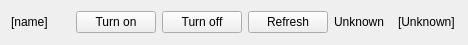
<?xml version="1.0" encoding="UTF-8"?>
<ui version="4.0">
 <class>QSwitchWidget</class>
 <widget class="QWidget" name="QSwitchWidget">
  <property name="geometry">
   <rect>
    <x>0</x>
    <y>0</y>
    <width>468</width>
    <height>45</height>
   </rect>
  </property>
  <property name="windowTitle">
   <string>Form</string>
  </property>
  <layout class="QGridLayout" name="gridLayout">
   <item row="0" column="0">
    <widget class="QLabel" name="lblName">
     <property name="font">
      <font>
       <pointsize>9</pointsize>
      </font>
     </property>
     <property name="text">
      <string>[name]</string>
     </property>
     <property name="alignment">
      <set>Qt::AlignLeading|Qt::AlignLeft|Qt::AlignVCenter</set>
     </property>
    </widget>
   </item>
   <item row="0" column="1">
    <widget class="QPushButton" name="btnOn">
     <property name="font">
      <font>
       <pointsize>9</pointsize>
      </font>
     </property>
     <property name="text">
      <string>Turn on</string>
     </property>
    </widget>
   </item>
   <item row="0" column="2">
    <widget class="QPushButton" name="btnOff">
     <property name="font">
      <font>
       <pointsize>9</pointsize>
      </font>
     </property>
     <property name="text">
      <string>Turn off</string>
     </property>
    </widget>
   </item>
   <item row="0" column="3">
    <widget class="QPushButton" name="btnRefresh">
     <property name="font">
      <font>
       <pointsize>9</pointsize>
      </font>
     </property>
     <property name="text">
      <string>Refresh</string>
     </property>
    </widget>
   </item>
   <item row="0" column="4">
    <widget class="QLabel" name="lblState">
     <property name="font">
      <font>
       <pointsize>9</pointsize>
      </font>
     </property>
     <property name="text">
      <string>Unknown</string>
     </property>
    </widget>
   </item>
   <item row="0" column="5">
    <widget class="QLabel" name="lblLastRefreshed">
     <property name="font">
      <font>
       <pointsize>9</pointsize>
      </font>
     </property>
     <property name="text">
      <string>[Unknown]</string>
     </property>
    </widget>
   </item>
  </layout>
 </widget>
 <resources/>
 <connections/>
</ui>
